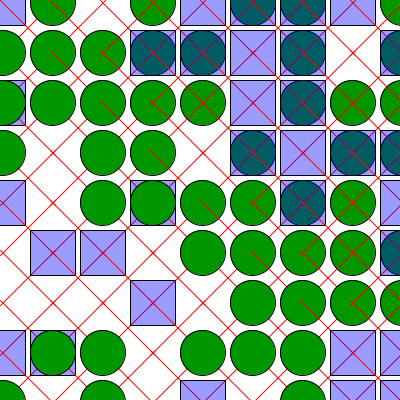
Frame 1 (no input)
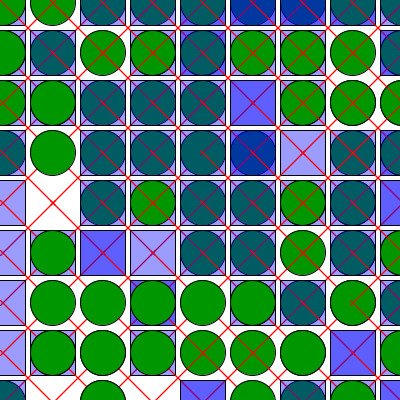
Frame 2 (the mouse pressed at the canvas centre, redrawn once)

The Processing sketch that drew these frames (run headless with seeded random() and noise(); the mouse was pressed at the canvas centre and the sketch redrawn once):

// Processing sketch: processing_39193
// ── processing_39193.pde

void setup() {
  size(400, 400);
  smooth();
  background(255);
}

void draw() {
  for (int a=0; a<=width; a+=50) {
    for (int b=0; b<=height; b+=50) {
      float ran=random(4);
      if (ran>2) {
        Kvadrat(a, b); //square
      }
      else {
        Krog(b, a); //circle
      }
      Linea(a, b); //line
      //The variables are written so as not to be mistaken for command words.
      //They are the same words in a different language
    }
  }
  noLoop();
}

void Kvadrat(float x, float y) {
  pushMatrix();
  translate(x, y);
  rectMode(CORNERS);
  fill(0, 0, 255, 99); //slightly transparent blue
  stroke(0);
  rect(-20, -20, 25, 25);
  popMatrix();
}

void Krog(float x, float y) {
  pushMatrix();
  translate(x, y);
  ellipseMode(CORNER);
  fill(0, 150, 0); //green
  stroke(0);
  ellipse(-20, -20, 45, 45);
  popMatrix();
}

void Linea(float x, float y) { 
  //this gives out crossed lines, diagonal to the grid
  //each line intersects the center of the circles and rectangles
  pushMatrix();
  translate(x, y);
  stroke(255, 0, 0);
  line(0, 55, 55, 0);
  line(0, 0, 55, 55);
  popMatrix();
}
